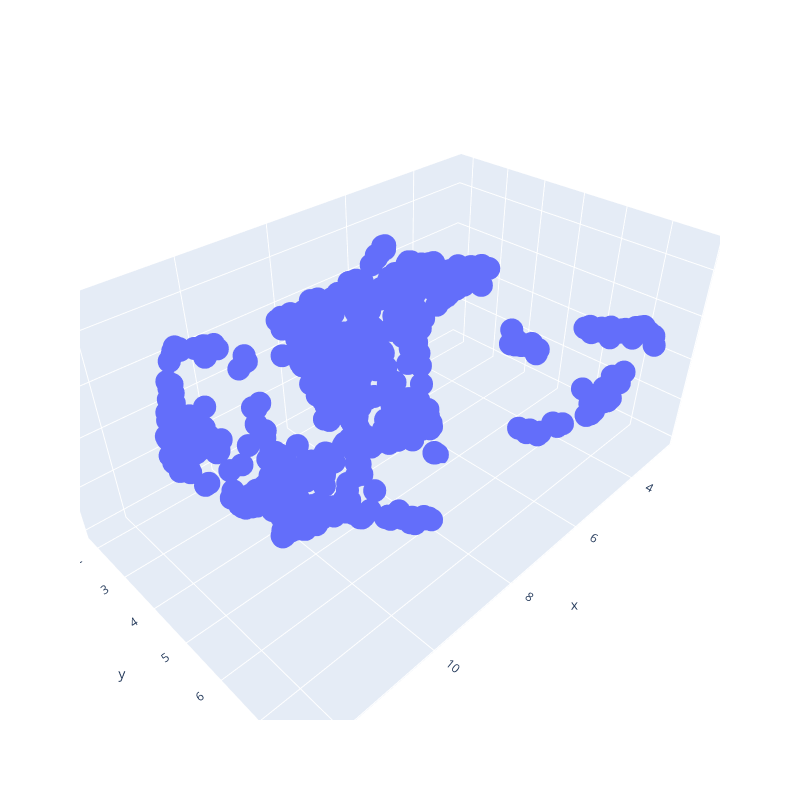

Notebook cell for this chart:
### Code cell
def plot(x):
    df = pd.DataFrame(x, columns = ['x','y','z'])
    fig = px.scatter_3d(df, x='x', y='y', z='z', width=800, height=800)
    fig.show()


prediction = sae.predict(better_x_test)
prediction = prediction.reshape(len(prediction), -1)
x_umap = UMAP(n_neighbors=10, min_dist=0.1, n_components=3, metric='correlation').fit_transform(prediction)
plot(x_umap)

### Figure 1 — Plotly figure (JSON) as saved in the notebook; plotly's stock layout.template omitted (floating-point values rounded to 4 significant figures; data arrays with more than 128 entries replaced by an {"elided": "..."} marker saying what was removed)
{"data": [{"hovertemplate": "x=%{x}<br>y=%{y}<br>z=%{z}<extra></extra>", "legendgroup": "", "marker": {"color": "#636efa", "symbol": "circle"}, "mode": "markers", "name": "", "scene": "scene", "showlegend": false, "type": "scatter3d", "x": {"elided": "642 float values"}, "y": {"elided": "642 float values"}, "z": {"elided": "642 float values"}}], "layout": {"height": 800, "legend": {"tracegroupgap": 0}, "margin": {"t": 60}, "scene": {"domain": {"x": [0, 1], "y": [0, 1]}, "xaxis": {"title": {"text": "x"}}, "yaxis": {"title": {"text": "y"}}, "zaxis": {"title": {"text": "z"}}}, "width": 800}}
